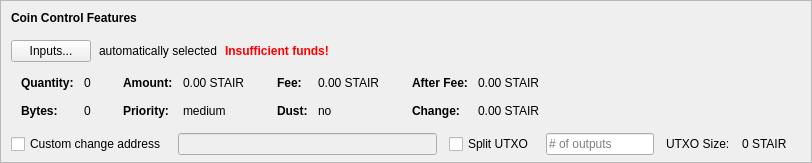
    <widget class="QFrame" name="frameCoinControl">
     <property name="sizePolicy">
      <sizepolicy hsizetype="Expanding" vsizetype="Expanding">
       <horstretch>0</horstretch>
       <verstretch>0</verstretch>
      </sizepolicy>
     </property>
     <property name="maximumSize">
      <size>
       <width>16777215</width>
       <height>16777215</height>
      </size>
     </property>
     <property name="frameShape">
      <enum>QFrame::StyledPanel</enum>
     </property>
     <property name="frameShadow">
      <enum>QFrame::Sunken</enum>
     </property>
     <layout class="QVBoxLayout" name="verticalLayoutCoinControl2">
      <property name="spacing">
       <number>0</number>
      </property>
      <property name="leftMargin">
       <number>0</number>
      </property>
      <property name="topMargin">
       <number>0</number>
      </property>
      <property name="rightMargin">
       <number>0</number>
      </property>
      <property name="bottomMargin">
       <number>6</number>
      </property>
      <item>
       <layout class="QVBoxLayout" name="verticalLayoutCoinControl" stretch="0,0,0,0,1">
        <property name="spacing">
         <number>0</number>
        </property>
        <property name="leftMargin">
         <number>10</number>
        </property>
        <property name="topMargin">
         <number>10</number>
        </property>
        <item>
         <layout class="QHBoxLayout" name="horizontalLayoutCoinControl1">
          <property name="bottomMargin">
           <number>15</number>
          </property>
          <item>
           <widget class="QLabel" name="labelCoinControlFeatures">
            <property name="sizePolicy">
             <sizepolicy hsizetype="Preferred" vsizetype="Maximum">
              <horstretch>0</horstretch>
              <verstretch>0</verstretch>
             </sizepolicy>
            </property>
            <property name="font">
             <font>
              <weight>75</weight>
              <bold>true</bold>
             </font>
            </property>
            <property name="styleSheet">
             <string notr="true">font-weight:bold;</string>
            </property>
            <property name="text">
             <string>Coin Control Features</string>
            </property>
           </widget>
          </item>
         </layout>
        </item>
        <item>
         <layout class="QHBoxLayout" name="horizontalLayoutCoinControl2" stretch="0,0,0,0">
          <property name="spacing">
           <number>8</number>
          </property>
          <property name="bottomMargin">
           <number>10</number>
          </property>
          <item>
           <widget class="QPushButton" name="pushButtonCoinControl">
            <property name="styleSheet">
             <string notr="true"/>
            </property>
            <property name="text">
             <string>Inputs...</string>
            </property>
            <property name="autoDefault">
             <bool>false</bool>
            </property>
           </widget>
          </item>
          <item>
           <widget class="QLabel" name="labelCoinControlAutomaticallySelected">
            <property name="text">
             <string>automatically selected</string>
            </property>
            <property name="margin">
             <number>5</number>
            </property>
           </widget>
          </item>
          <item>
           <widget class="QLabel" name="labelCoinControlInsuffFunds">
            <property name="font">
             <font>
              <weight>75</weight>
              <bold>true</bold>
             </font>
            </property>
            <property name="styleSheet">
             <string notr="true">color:red;font-weight:bold;</string>
            </property>
            <property name="text">
             <string>Insufficient funds!</string>
            </property>
            <property name="margin">
             <number>5</number>
            </property>
           </widget>
          </item>
          <item>
           <spacer name="horizontalSpacerCoinControl">
            <property name="orientation">
             <enum>Qt::Horizontal</enum>
            </property>
            <property name="sizeHint" stdset="0">
             <size>
              <width>40</width>
              <height>1</height>
             </size>
            </property>
           </spacer>
          </item>
         </layout>
        </item>
        <item>
         <widget class="QWidget" name="widgetCoinControl" native="true">
          <property name="sizePolicy">
           <sizepolicy hsizetype="Preferred" vsizetype="Preferred">
            <horstretch>0</horstretch>
            <verstretch>0</verstretch>
           </sizepolicy>
          </property>
          <property name="minimumSize">
           <size>
            <width>0</width>
            <height>0</height>
           </size>
          </property>
          <property name="styleSheet">
           <string notr="true"/>
          </property>
          <layout class="QHBoxLayout" name="horizontalLayoutCoinControl5">
           <property name="leftMargin">
            <number>0</number>
           </property>
           <property name="topMargin">
            <number>0</number>
           </property>
           <property name="rightMargin">
            <number>0</number>
           </property>
           <property name="bottomMargin">
            <number>0</number>
           </property>
           <item>
            <layout class="QHBoxLayout" name="horizontalLayoutCoinControl3" stretch="0,0,0,1">
             <property name="spacing">
              <number>20</number>
             </property>
             <property name="topMargin">
              <number>0</number>
             </property>
             <property name="bottomMargin">
              <number>10</number>
             </property>
             <item>
              <layout class="QFormLayout" name="formLayoutCoinControl1">
               <property name="horizontalSpacing">
                <number>10</number>
               </property>
               <property name="verticalSpacing">
                <number>14</number>
               </property>
               <property name="leftMargin">
                <number>10</number>
               </property>
               <property name="topMargin">
                <number>4</number>
               </property>
               <property name="rightMargin">
                <number>6</number>
               </property>
               <item row="0" column="0">
                <widget class="QLabel" name="labelCoinControlQuantityText">
                 <property name="font">
                  <font>
                   <weight>75</weight>
                   <bold>true</bold>
                  </font>
                 </property>
                 <property name="text">
                  <string>Quantity:</string>
                 </property>
                 <property name="margin">
                  <number>0</number>
                 </property>
                </widget>
               </item>
               <item row="0" column="1">
                <widget class="QLabel" name="labelCoinControlQuantity">
                 <property name="cursor">
                  <cursorShape>IBeamCursor</cursorShape>
                 </property>
                 <property name="contextMenuPolicy">
                  <enum>Qt::ActionsContextMenu</enum>
                 </property>
                 <property name="text">
                  <string notr="true">0</string>
                 </property>
                 <property name="margin">
                  <number>0</number>
                 </property>
                 <property name="textInteractionFlags">
                  <set>Qt::LinksAccessibleByMouse|Qt::TextSelectableByKeyboard|Qt::TextSelectableByMouse</set>
                 </property>
                </widget>
               </item>
               <item row="1" column="0">
                <widget class="QLabel" name="labelCoinControlBytesText">
                 <property name="font">
                  <font>
                   <weight>75</weight>
                   <bold>true</bold>
                  </font>
                 </property>
                 <property name="text">
                  <string>Bytes:</string>
                 </property>
                </widget>
               </item>
               <item row="1" column="1">
                <widget class="QLabel" name="labelCoinControlBytes">
                 <property name="cursor">
                  <cursorShape>IBeamCursor</cursorShape>
                 </property>
                 <property name="contextMenuPolicy">
                  <enum>Qt::ActionsContextMenu</enum>
                 </property>
                 <property name="text">
                  <string notr="true">0</string>
                 </property>
                 <property name="textInteractionFlags">
                  <set>Qt::LinksAccessibleByMouse|Qt::TextSelectableByKeyboard|Qt::TextSelectableByMouse</set>
                 </property>
                </widget>
               </item>
              </layout>
             </item>
             <item>
              <layout class="QFormLayout" name="formLayoutCoinControl2">
               <property name="horizontalSpacing">
                <number>10</number>
               </property>
               <property name="verticalSpacing">
                <number>14</number>
               </property>
               <property name="leftMargin">
                <number>6</number>
               </property>
               <property name="topMargin">
                <number>4</number>
               </property>
               <property name="rightMargin">
                <number>6</number>
               </property>
               <item row="0" column="0">
                <widget class="QLabel" name="labelCoinControlAmountText">
                 <property name="font">
                  <font>
                   <weight>75</weight>
                   <bold>true</bold>
                  </font>
                 </property>
                 <property name="text">
                  <string>Amount:</string>
                 </property>
                 <property name="margin">
                  <number>0</number>
                 </property>
                </widget>
               </item>
               <item row="0" column="1">
                <widget class="QLabel" name="labelCoinControlAmount">
                 <property name="cursor">
                  <cursorShape>IBeamCursor</cursorShape>
                 </property>
                 <property name="contextMenuPolicy">
                  <enum>Qt::ActionsContextMenu</enum>
                 </property>
                 <property name="text">
                  <string notr="true">0.00 STAIR</string>
                 </property>
                 <property name="textInteractionFlags">
                  <set>Qt::LinksAccessibleByMouse|Qt::TextSelectableByKeyboard|Qt::TextSelectableByMouse</set>
                 </property>
                </widget>
               </item>
               <item row="1" column="0">
                <widget class="QLabel" name="labelCoinControlPriorityText">
                 <property name="font">
                  <font>
                   <weight>75</weight>
                   <bold>true</bold>
                  </font>
                 </property>
                 <property name="text">
                  <string>Priority:</string>
                 </property>
                </widget>
               </item>
               <item row="1" column="1">
                <widget class="QLabel" name="labelCoinControlPriority">
                 <property name="cursor">
                  <cursorShape>IBeamCursor</cursorShape>
                 </property>
                 <property name="contextMenuPolicy">
                  <enum>Qt::ActionsContextMenu</enum>
                 </property>
                 <property name="text">
                  <string>medium</string>
                 </property>
                 <property name="textInteractionFlags">
                  <set>Qt::LinksAccessibleByMouse|Qt::TextSelectableByKeyboard|Qt::TextSelectableByMouse</set>
                 </property>
                </widget>
               </item>
              </layout>
             </item>
             <item>
              <layout class="QFormLayout" name="formLayoutCoinControl3">
               <property name="horizontalSpacing">
                <number>10</number>
               </property>
               <property name="verticalSpacing">
                <number>14</number>
               </property>
               <property name="leftMargin">
                <number>6</number>
               </property>
               <property name="topMargin">
                <number>4</number>
               </property>
               <property name="rightMargin">
                <number>6</number>
               </property>
               <item row="0" column="0">
                <widget class="QLabel" name="labelCoinControlFeeText">
                 <property name="font">
                  <font>
                   <weight>75</weight>
                   <bold>true</bold>
                  </font>
                 </property>
                 <property name="text">
                  <string>Fee:</string>
                 </property>
                 <property name="margin">
                  <number>0</number>
                 </property>
                </widget>
               </item>
               <item row="0" column="1">
                <widget class="QLabel" name="labelCoinControlFee">
                 <property name="cursor">
                  <cursorShape>IBeamCursor</cursorShape>
                 </property>
                 <property name="contextMenuPolicy">
                  <enum>Qt::ActionsContextMenu</enum>
                 </property>
                 <property name="text">
                  <string notr="true">0.00 STAIR</string>
                 </property>
                 <property name="textInteractionFlags">
                  <set>Qt::LinksAccessibleByMouse|Qt::TextSelectableByKeyboard|Qt::TextSelectableByMouse</set>
                 </property>
                </widget>
               </item>
               <item row="1" column="0">
                <widget class="QLabel" name="labelCoinControlLowOutputText">
                 <property name="font">
                  <font>
                   <weight>75</weight>
                   <bold>true</bold>
                  </font>
                 </property>
                 <property name="text">
                  <string>Dust:</string>
                 </property>
                </widget>
               </item>
               <item row="1" column="1">
                <widget class="QLabel" name="labelCoinControlLowOutput">
                 <property name="cursor">
                  <cursorShape>IBeamCursor</cursorShape>
                 </property>
                 <property name="contextMenuPolicy">
                  <enum>Qt::ActionsContextMenu</enum>
                 </property>
                 <property name="text">
                  <string>no</string>
                 </property>
                 <property name="textInteractionFlags">
                  <set>Qt::LinksAccessibleByMouse|Qt::TextSelectableByKeyboard|Qt::TextSelectableByMouse</set>
                 </property>
                </widget>
               </item>
              </layout>
             </item>
             <item>
              <layout class="QFormLayout" name="formLayoutCoinControl4">
               <property name="horizontalSpacing">
                <number>10</number>
               </property>
               <property name="verticalSpacing">
                <number>14</number>
               </property>
               <property name="leftMargin">
                <number>6</number>
               </property>
               <property name="topMargin">
                <number>4</number>
               </property>
               <property name="rightMargin">
                <number>6</number>
               </property>
               <item row="0" column="0">
                <widget class="QLabel" name="labelCoinControlAfterFeeText">
                 <property name="font">
                  <font>
                   <weight>75</weight>
                   <bold>true</bold>
                  </font>
                 </property>
                 <property name="text">
                  <string>After Fee:</string>
                 </property>
                 <property name="margin">
                  <number>0</number>
                 </property>
                </widget>
               </item>
               <item row="0" column="1">
                <widget class="QLabel" name="labelCoinControlAfterFee">
                 <property name="cursor">
                  <cursorShape>IBeamCursor</cursorShape>
                 </property>
                 <property name="contextMenuPolicy">
                  <enum>Qt::ActionsContextMenu</enum>
                 </property>
                 <property name="text">
                  <string notr="true">0.00 STAIR</string>
                 </property>
                 <property name="textInteractionFlags">
                  <set>Qt::LinksAccessibleByMouse|Qt::TextSelectableByKeyboard|Qt::TextSelectableByMouse</set>
                 </property>
                </widget>
               </item>
               <item row="1" column="0">
                <widget class="QLabel" name="labelCoinControlChangeText">
                 <property name="font">
                  <font>
                   <weight>75</weight>
                   <bold>true</bold>
                  </font>
                 </property>
                 <property name="text">
                  <string>Change:</string>
                 </property>
                </widget>
               </item>
               <item row="1" column="1">
                <widget class="QLabel" name="labelCoinControlChange">
                 <property name="cursor">
                  <cursorShape>IBeamCursor</cursorShape>
                 </property>
                 <property name="contextMenuPolicy">
                  <enum>Qt::ActionsContextMenu</enum>
                 </property>
                 <property name="text">
                  <string notr="true">0.00 STAIR</string>
                 </property>
                 <property name="textInteractionFlags">
                  <set>Qt::LinksAccessibleByMouse|Qt::TextSelectableByKeyboard|Qt::TextSelectableByMouse</set>
                 </property>
                </widget>
               </item>
              </layout>
             </item>
            </layout>
           </item>
          </layout>
         </widget>
        </item>
        <item>
         <layout class="QHBoxLayout" name="horizontalLayoutCoinControl4" stretch="0,0,0,0,0,0,0">
          <property name="spacing">
           <number>12</number>
          </property>
          <property name="sizeConstraint">
           <enum>QLayout::SetDefaultConstraint</enum>
          </property>
          <property name="topMargin">
           <number>5</number>
          </property>
          <property name="rightMargin">
           <number>5</number>
          </property>
          <item>
           <widget class="QCheckBox" name="checkBoxCoinControlChange">
            <property name="toolTip">
             <string>If this is activated, but the change address is empty or invalid, change will be sent to a newly generated address.</string>
            </property>
            <property name="text">
             <string>Custom change address</string>
            </property>
           </widget>
          </item>
          <item>
           <widget class="QValidatedLineEdit" name="lineEditCoinControlChange">
            <property name="enabled">
             <bool>false</bool>
            </property>
            <property name="sizePolicy">
             <sizepolicy hsizetype="Expanding" vsizetype="Fixed">
              <horstretch>0</horstretch>
              <verstretch>0</verstretch>
             </sizepolicy>
            </property>
           </widget>
          </item>
          <item>
           <widget class="QCheckBox" name="splitBlockCheckBox">
            <property name="text">
             <string>Split UTXO</string>
            </property>
           </widget>
          </item>
          <item>
           <widget class="QLineEdit" name="splitBlockLineEdit">
            <property name="sizePolicy">
             <sizepolicy hsizetype="Fixed" vsizetype="Fixed">
              <horstretch>50</horstretch>
              <verstretch>0</verstretch>
             </sizepolicy>
            </property>
            <property name="placeholderText">
             <string># of outputs</string>
            </property>
           </widget>
          </item>
          <item>
           <widget class="QLabel" name="labelBlockSizeText">
            <property name="text">
             <string>UTXO Size:</string>
            </property>
           </widget>
          </item>
          <item>
           <widget class="QLabel" name="labelBlockSize">
            <property name="text">
             <string>0 STAIR</string>
            </property>
           </widget>
          </item>
          <item>
           <widget class="QLabel" name="labelCoinControlChangeLabel">
            <property name="sizePolicy">
             <sizepolicy hsizetype="Preferred" vsizetype="Expanding">
              <horstretch>0</horstretch>
              <verstretch>0</verstretch>
             </sizepolicy>
            </property>
            <property name="minimumSize">
             <size>
              <width>0</width>
              <height>0</height>
             </size>
            </property>
            <property name="text">
             <string/>
            </property>
            <property name="margin">
             <number>3</number>
            </property>
           </widget>
          </item>
         </layout>
        </item>
        <item>
         <spacer name="verticalSpacerCoinControl">
          <property name="orientation">
           <enum>Qt::Vertical</enum>
          </property>
          <property name="sizeHint" stdset="0">
           <size>
            <width>800</width>
            <height>1</height>
           </size>
          </property>
         </spacer>
        </item>
       </layout>
      </item>
     </layout>
    </widget>
